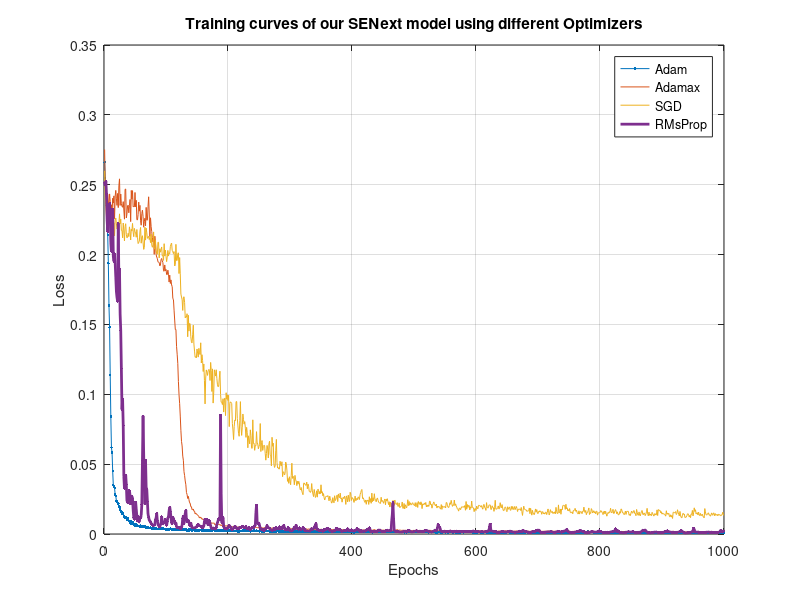

This chart was generated by the following MATLAB code:
clc
close all
clear all
clc
Epochs = [1
2
3
4
5
6
7
8
9
10
11
12
13
14
15
16
17
18
19
20
21
22
23
24
25
26
27
28
29
30
31
32
33
34
35
36
37
38
39
40
41
42
43
44
45
46
47
48
49
50
51
52
53
54
55
56
57
58
59
60
61
62
63
64
65
66
67
68
69
70
71
72
73
74
75
76
77
78
79
80
81
82
83
84
85
86
87
88
89
90
91
92
93
94
95
96
97
98
99
100
101
102
103
104
105
106
107
108
109
110
111
112
113
114
115
116
117
118
119
120
121
122
123
124
125
126
127
128
129
130
131
132
133
134
135
136
137
138
139
140
141
142
143
144
145
146
147
148
149
150
151
152
153
154
155
156
157
158
159
160
161
162
163
164
165
166
167
168
169
170
171
172
173
174
175
176
177
178
179
180
181
182
183
184
185
186
187
188
189
190
191
192
193
194
195
196
197
198
199
200
201
202
203
204
205
206
207
208
209
210
211
212
213
214
215
216
217
218
219
220
221
222
223
224
225
226
227
228
229
230
231
232
233
234
235
236
237
238
239
240
241
242
243
244
245
246
247
248
249
250
251
252
253
254
255
256
257
258
259
260
261
262
263
264
265
266
267
268
269
270
271
272
273
274
275
276
277
278
279
280
281
282
283
284
285
286
287
288
289
290
291
292
293
294
295
296
297
298
299
300
301
302
303
304
305
306
307
308
309
310
311
312
313
314
315
316
317
318
319
320
321
322
323
324
325
326
327
328
329
330
331
332
333
334
335
336
337
338
339
340
341
342
343
344
345
346
347
348
349
350
351
352
353
354
355
356
357
358
359
360
361
362
363
364
365
366
367
368
369
370
371
372
373
374
375
376
377
378
379
380
381
382
383
384
385
386
387
388
389
390
391
392
393
394
395
396
397
398
399
400
401
402
403
404
405
406
407
408
409
410
411
412
413
414
415
416
417
418
419
420
421
422
423
424
425
426
427
428
429
430
431
432
433
434
435
436
437
438
439
440
441
442
443
444
445
446
447
448
449
450
451
452
453
454
455
456
457
458
459
460
461
462
463
464
465
466
467
468
469
470
471
472
473
474
475
476
477
478
479
480
481
482
483
484
485
486
487
488
489
490
491
492
493
494
495
496
497
498
499
500
501
502
503
504
505
506
507
508
509
510
511
512
513
514
515
516
517
518
519
520
521
522
523
524
525
526
527
528
529
530
531
532
533
534
535
536
537
538
539
540
541
542
543
544
545
546
547
548
549
550
551
552
553
554
555
556
557
558
559
560
561
562
563
564
565
566
567
568
569
570
571
572
573
574
575
576
577
578
579
580
581
582
583
584
585
586
587
588
589
590
591
592
593
594
595
596
597
598
599
600
601
602
603
604
605
606
607
608
609
610
611
612
613
614
615
616
617
618
619
620
621
622
623
624
625
626
627
628
629
630
631
632
633
634
635
636
637
638
639
640
641
642
643
644
645
646
647
648
649
650
651
652
653
654
655
656
657
658
659
660
661
662
663
664
665
666
667
668
669
670
671
672
673
674
675
676
677
678
679
680
681
682
683
684
685
686
687
688
689
690
691
692
693
694
695
696
697
698
699
700
701
702
703
704
705
706
707
708
709
710
711
712
713
714
715
716
717
718
719
720
721
722
723
724
725
726
727
728
729
730
731
732
733
734
735
736
737
738
739
740
741
742
743
744
745
746
747
748
749
750
751
752
753
754
755
756
757
758
759
760
761
762
763
764
765
766
767
768
769
770
771
772
773
774
775
776
777
778
779
780
781
782
783
784
785
786
787
788
789
790
791
792
793
794
795
796
797
798
799
800
801
802
803
804
805
806
807
808
809
810
811
812
813
814
815
816
817
818
819
820
821
822
823
824
825
826
827
828
829
830
831
832
833
834
835
836
837
838
839
840
841
842
843
844
845
846
847
848
849
850
851
852
853
854
855
856
857
858
859
860
861
862
863
864
865
866
867
868
869
870
871
872
873
874
875
876
877
878
879
880
881
882
883
884
885
886
887
888
889
890
891
892
893
894
895
896
897
898
899
900
901
902
903
904
905
906
907
908
909
910
911
912
913
914
915
916
917
918
919
920
921
922
923
924
925
926
927
928
929
930
931
932
933
934
935
936
937
938
939
940
941
942
943
944
945
946
947
948
949
950
951
952
953
954
955
956
957
958
959
960
961
962
963
964
965
966
967
968
969
970
971
972
973
974
975
976
977
978
979
980
981
982
983
984
985
986
987
988
989
990
991
992
993
994
995
996
997
998
999
1000
]
Adam = [0.266003
0.254758
0.2420472
0.2349514
0.2185977
0.2139448
0.1937965
0.1635725
0.1480067
0.1139535
0.0839618
0.0617812
0.058441
0.045082
0.0350334
0.0345384
0.0330054
0.0281396
0.0271031
0.0238235
0.0233756
0.0223908
0.0217338
0.0196274
0.0192561
0.0176519
0.0167034
0.0159949
0.0146823
0.0148576
0.0150841
0.0127235
0.0119921
0.0115296
0.0120721
0.0120036
0.0103599
0.0112602
0.0107715
0.0093979
0.0088621
0.0088077
0.0076545
0.0089419
0.0070438
0.007883
0.0084939
0.0066014
0.0068888
0.0061301
0.0069683
0.0058755
0.0060394
0.0062147
0.0056301
0.0059262
0.0057599
0.0054314
0.0061468
0.0056317
0.0051281
0.0050552
0.005386
0.0054994
0.0049071
0.0048153
0.005289
0.0047745
0.004581
0.0048026
0.0043439
0.0045562
0.0041434
0.0043486
0.0045433
0.0043929
0.0038611
0.0043853
0.0039458
0.0042402
0.0044895
0.0040732
0.0036976
0.0036018
0.0037981
0.0037921
0.0036547
0.003746
0.0036494
0.0036874
0.0039341
0.0035841
0.0042817
0.0037026
0.0037598
0.0038073
0.0036833
0.0035067
0.003297
0.0031512
0.0031988
0.0033196
0.0031817
0.0033311
0.0033664
0.0033742
0.003956
0.0034773
0.0030157
0.0028537
0.0033021
0.0028617
0.0032369
0.0030209
0.0026705
0.0032897
0.0030438
0.0027855
0.0035235
0.0031189
0.0031286
0.0028038
0.0031265
0.0028581
0.0029311
0.0031109
0.0031733
0.0027677
0.0028373
0.0030907
0.0029893
0.0032015
0.0027059
0.0026181
0.0024332
0.0031212
0.0026346
0.0026451
0.0033897
0.0028099
0.0028651
0.002294
0.0027775
0.002799
0.0026833
0.0028376
0.002259
0.0031215
0.0025743
0.0027529
0.0024984
0.0028889
0.00254
0.0023183
0.0030627
0.0027435
0.0029953
0.0024751
0.0027258
0.0026582
0.0024864
0.0028076
0.0023951
0.0028765
0.0026604
0.0024714
0.0025532
0.0029865
0.0026349
0.0022219
0.0025913
0.0027681
0.0023898
0.0025566
0.002438
0.0026692
0.0029037
0.0027405
0.0023248
0.0022697
0.0025572
0.002733
0.0026059
0.0025492
0.0027731
0.0025513
0.0023498
0.0021607
0.0024036
0.0023113
0.0023261
0.0027149
0.0022185
0.0023864
0.002415
0.0021641
0.0023667
0.0022914
0.0025853
0.0024385
0.0029142
0.0022406
0.002417
0.0022718
0.0021682
0.0021704
0.0019584
0.0021151
0.0021342
0.0020696
0.0020981
0.0021713
0.0022895
0.0020634
0.001833
0.0021052
0.0022738
0.0017316
0.0023043
0.0022846
0.002239
0.002218
0.0019759
0.0024324
0.0023738
0.0021954
0.002765
0.0024695
0.0025961
0.0023275
0.0020226
0.0020595
0.002213
0.0021775
0.0023262
0.0018855
0.0019583
0.0022033
0.0020982
0.002307
0.0021072
0.0026595
0.0019696
0.0021818
0.0022468
0.0023662
0.0020434
0.0020755
0.0022428
0.0020075
0.0019058
0.0020408
0.0021611
0.0023897
0.001814
0.0021839
0.001895
0.0018425
0.0023317
0.0021714
0.0020479
0.0020448
0.0021897
0.0020892
0.0019962
0.0019445
0.0019199
0.0018226
0.0019744
0.0019159
0.0021787
0.0018951
0.0021511
0.0018024
0.001643
0.0017622
0.0023863
0.0018699
0.0019936
0.0019774
0.0021428
0.001809
0.0018961
0.0021919
0.0017607
0.0019002
0.0020553
0.0017397
0.0019855
0.0017849
0.0015708
0.0017542
0.0018342
0.0016731
0.0018297
0.0020953
0.0016417
0.001458
0.0019439
0.0019871
0.0017728
0.0019738
0.0019308
0.001968
0.0021694
0.0018023
0.0016557
0.001919
0.0018349
0.0018273
0.0014958
0.0016461
0.0014761
0.001271
0.00208
0.0020261
0.0014996
0.0019169
0.0015029
0.0017301
0.0016032
0.0016992
0.0017188
0.0016845
0.0017797
0.0019275
0.0019865
0.0015356
0.0016197
0.0017155
0.0019344
0.0016376
0.0017047
0.0018841
0.0015699
0.0017877
0.0018131
0.0017233
0.001985
0.0017117
0.0014293
0.0017604
0.0015951
0.00177
0.0017862
0.0017998
0.0014747
0.0016357
0.0016207
0.0018703
0.0017606
0.001483
0.0014485
0.0014262
0.0017811
0.0017971
0.0013315
0.0017415
0.0018776
0.0018182
0.0015819
0.0015291
0.0014495
0.0019535
0.0017188
0.0013013
0.0017511
0.0013123
0.0017486
0.0018311
0.0015215
0.0017489
0.0017469
0.0014365
0.001736
0.0017237
0.0015845
0.001658
0.0017609
0.0017347
0.0017841
0.0018338
0.0013836
0.0015125
0.0015751
0.002008
0.0016997
0.0017505
0.0016711
0.0016555
0.0018639
0.0016167
0.0018179
0.0016874
0.0014311
0.0014359
0.0016417
0.0015724
0.0014788
0.001305
0.0014946
0.0012856
0.0012012
0.0013591
0.0017124
0.0014485
0.0013138
0.001564
0.0013899
0.0014728
0.0016387
0.0014255
0.0013484
0.0012717
0.0015558
0.0012216
0.0013473
0.0016235
0.0016711
0.0012629
0.0013623
0.0017011
0.0013007
0.0014532
0.0014557
0.0014278
0.0012867
0.0016432
0.0014033
0.0015466
0.0013022
0.0014515
0.0011211
0.0017734
0.0013242
0.0016406
0.0015586
0.0015266
0.0012574
0.0012968
0.0016927
0.0015502
0.0015379
0.0015115
0.0016355
0.0013172
0.0014425
0.0013678
0.0016169
0.0015891
0.001801
0.0015654
0.0015487
0.0014352
0.0014741
0.0012877
0.0016401
0.0014617
0.0013661
0.0013165
0.0014638
0.0014996
0.0013384
0.0016189
0.0012297
0.0013014
0.0016248
0.0016881
0.0013378
0.0014335
0.0014768
0.0014748
0.0017365
0.0013526
0.00166
0.0014241
0.0015325
0.0016126
0.0012921
0.0014861
0.0014894
0.0015293
0.0014679
0.0015077
0.0011579
0.0014962
0.0014925
0.0011264
0.0012772
0.0015527
0.0013626
0.0014889
0.0014321
0.0014242
0.0013621
0.00139
0.0014131
0.0013098
0.0013876
0.0014767
0.0013076
0.0016195
0.0012633
0.0018115
0.0015473
0.0013923
0.0013592
0.0014808
0.0014491
0.0013143
0.0013545
0.001562
0.0013316
0.0016198
0.001482
0.0014972
0.0012429
0.0013626
0.0013027
0.0013278
0.0013956
0.001224
0.0011746
0.0012434
0.0015765
0.0016719
0.0014255
0.0015755
0.0012743
0.0013786
0.0014028
0.0015534
0.0014181
0.0016276
0.001178
0.0013975
0.0012071
0.0014491
0.001504
0.0015068
0.0012808
0.001316
0.0012144
0.0014178
0.0012163
0.0013495
0.0013671
0.0013984
0.001378
0.0015571
0.0011052
0.0012877
0.0012983
0.0013357
0.0011699
0.0011544
0.0013731
0.0012289
0.0014295
0.001418
0.001238
0.0009528
0.0010689
0.0012536
0.0014844
0.0013518
0.0013248
0.0011379
0.0013984
0.0012645
0.0011247
0.0010136
0.0015912
0.0010151
0.0014544
0.00143
0.0012891
0.0014063
0.0013791
0.001188
0.001239
0.0013429
0.0014008
0.001483
0.0014581
0.0018607
0.0017952
0.0013968
0.001404
0.0013053
0.0014499
0.001607
0.0014287
0.0011371
0.0012772
0.0015145
0.0012175
0.0011462
0.0012854
0.001148
0.0011417
0.0011148
0.0013963
0.0013704
0.0012489
0.0014729
0.0011956
0.0012682
0.0014002
0.0011668
0.0010528
0.001116
0.0013675
0.0012587
0.0012597
0.0013292
0.0014245
0.0010987
0.0013844
0.0010378
0.00128
0.0012451
0.00113
0.0010602
0.0012251
0.001117
0.001115
0.0012251
0.0009682
0.0009604
0.0011677
0.0012649
0.0011256
0.0008713
0.0010539
0.001152
0.0010488
0.0012941
0.0010907
0.0009183
0.0012333
0.0011213
0.0011554
0.0012275
0.0009993
0.001249
0.0012139
0.0013453
0.0012089
0.0012269
0.001341
0.001512
0.0013614
0.0012364
0.0010982
0.0011791
0.001268
0.0011802
0.0011237
0.0010324
0.0010865
0.0012454
0.0011293
0.0009925
0.0013684
0.0011023
0.0009913
0.0011611
0.0012517
0.0010566
0.0010505
0.0011143
0.0010277
0.0008396
0.0009757
0.0009735
0.0010575
0.0010715
0.0012058
0.001051
0.0012591
0.001236
0.0011708
0.0011646
0.0010598
0.0010756
0.0009147
0.0010453
0.0011506
0.0011489
0.0011639
0.0009646
0.0010697
0.0010573
0.0010333
0.001353
0.001036
0.00138
0.0010137
0.0010836
0.0009924
0.0012106
0.0011891
0.0009487
0.0010703
0.0010355
0.0010895
0.0010374
0.0009964
0.001347
0.001001
0.001199
0.0011603
0.001116
0.0011005
0.0012364
0.0011641
0.0012189
0.0009239
0.0012807
0.001151
0.0013784
0.0011176
0.0010327
0.0013059
0.001023
0.0012114
0.0009561
0.0012247
0.0010378
0.0009833
0.0011804
0.0013331
0.0010269
0.001144
0.0013129
0.0010838
0.0009397
0.0013265
0.0011907
0.0012433
0.0010853
0.0010888
0.0009053
0.001303
0.0010236
0.0010277
0.0012606
0.0009426
0.0009228
0.0013067
0.0009523
0.0010319
0.0009631
0.0009985
0.0011393
0.0009675
0.0012366
0.0010346
0.0011014
0.0011006
0.0010445
0.0010976
0.0008579
0.0009755
0.0011882
0.0010369
0.0012807
0.00091
0.0010398
0.0008797
0.0009813
0.0008199
0.0012121
0.0010839
0.0010246
0.0011398
0.0012533
0.0014077
0.0017191
0.0020235
0.0015796
0.0009965
0.0013102
0.0014525
0.0014716
0.001464
0.0014106
0.0013563
0.0012031
0.0013635
0.0010285
0.0010754
0.0011161
0.0010852
0.0008644
0.0011693
0.0012149
0.001394
0.0010202
0.0010606
0.00101
0.0011201
0.0007712
0.0009045
0.0008991
0.0010059
0.0010982
0.0011215
0.0009388
0.000735
0.0009283
0.0010136
0.0008153
0.000926
0.0010553
0.0011265
0.0009205
0.0010456
0.0010021
0.0010001
0.0009989
0.0010994
0.0009349
0.0010285
0.0010063
0.0008516
0.0010012
0.0009337
0.0010834
0.0008927
0.0007377
0.0009683
0.0009781
0.00104
0.0009516
0.0009394
0.0009263
0.0008879
0.0008926
0.0011531
0.0009578
0.0010573
0.0009076
0.0010624
0.0010762
0.0008705
0.0009733
0.0007396
0.0010729
0.000991
0.0009779
0.0010868
0.0010177
0.0008646
0.0010186
0.0008316
0.0008874
0.0009563
0.0009779
0.0008654
0.0009354
0.0009575
0.0009039
0.0007629
0.0010325
0.0009909
0.0010364
0.0008529
0.0010878
0.000948
0.0010602
0.0010297
0.0009837
0.0011046
0.00121
0.0009897
0.0008232
0.001028
0.0009166
0.0007936
0.0008675
0.0010976
0.0009459
0.0009328
0.0008973
0.0009133
0.0009246
0.0008553
0.0009538
0.0010317
0.0010615
0.0007977
0.0010848
0.000923
0.0008737
0.0009523
0.000736
0.0008668
0.0008524
0.0010401
0.0008947
0.0008615
0.0008431
0.0008798
0.0008223
0.0009698
0.0009101
0.0009318
0.000868
0.0009917
0.0007348
0.0009963
0.0009355
0.0007804
0.0010445
0.0012229
0.0013485
0.0011737
0.0009678
0.0010999
0.0008055
0.0008931
0.0010194
0.0010428
0.0008687
0.0011276
0.0008227
0.0011247
0.0008193
0.0008217
0.0008794
0.0007944
0.0010925
0.0007569
0.000882
0.0008704
0.0008418
0.0008101
0.0009064
0.0010168
0.0010199
0.0009232
0.0008148
0.0009072
0.0009172
0.001016
0.0009133
0.000818
0.0007311
0.0008307
0.0008542
0.0007614
0.0010085
0.0008982
0.000975
0.0008827
0.0008347
0.0010228
0.0006946
0.0007821
0.0009364
0.0009338
0.0009193
0.0008755
0.0009572
0.0007739
0.0009096
0.0011004
0.0010825
0.0010076
0.0010697
0.0012265
0.0010786
0.0009003
0.0009918
0.0008224
0.0011067
0.0009092
0.0011607
0.0011724
0.0007931
0.0007607
0.0010078
0.0008638
0.0011642
0.0008401
0.0010889
0.0009361
0.0009013
0.0008519
0.000902
0.0007278
0.000855
0.0008103
0.0007705
0.0009541
0.0007432
0.0009745
0.0010585
]
Adamax = [0.2751837
0.2500709
0.2436864
0.2416842
0.2305112
0.2432092
0.23763
0.2351969
0.2434179
0.2382022
0.2282788
0.2356434
0.228942
0.2403356
0.236909
0.2420244
0.2257039
0.2418368
0.2459336
0.2398755
0.2352075
0.2437828
0.2336307
0.2490894
0.2541972
0.2351605
0.2433287
0.236325
0.2345776
0.2338672
0.2378923
0.2319357
0.2253395
0.2467404
0.24695
0.2262001
0.2289801
0.2348095
0.2353823
0.2299018
0.2349474
0.2394446
0.2236125
0.2459218
0.2396751
0.2457786
0.2341972
0.2344676
0.2341494
0.2444538
0.2341095
0.2388359
0.2249135
0.2248207
0.2286162
0.2375543
0.2310771
0.235229
0.2241816
0.2210143
0.2294952
0.2317828
0.2273933
0.2195855
0.2236496
0.2260293
0.2205521
0.2337788
0.2245636
0.2248031
0.234223
0.2413531
0.2283338
0.2128779
0.2263235
0.2201377
0.2164183
0.2120728
0.2089887
0.2122548
0.2001382
0.2131533
0.2083668
0.2002958
0.1981578
0.1972931
0.1948266
0.1945443
0.194365
0.1918976
0.1924729
0.1964066
0.1972048
0.195516
0.1942734
0.1884843
0.1880806
0.1925791
0.1883966
0.1893943
0.1857165
0.1855886
0.1888244
0.1859186
0.1803367
0.185288
0.1793221
0.1818837
0.1782572
0.1770898
0.1685258
0.1678346
0.160222
0.1531451
0.146367
0.1464199
0.1343341
0.1286927
0.1221549
0.1092164
0.0997615
0.0932922
0.0843929
0.0742073
0.0663156
0.0630011
0.0557697
0.052816
0.0446666
0.0417918
0.0379461
0.0352668
0.0296567
0.0282596
0.0254137
0.0269759
0.0246196
0.0223507
0.0220544
0.0195497
0.0195206
0.0173985
0.0175152
0.0178976
0.0163326
0.0163111
0.0144583
0.0149246
0.0141773
0.0140483
0.0134051
0.0132319
0.0124237
0.0114376
0.0121275
0.0114068
0.0116782
0.0105463
0.0108525
0.0103834
0.0104155
0.0099897
0.0091847
0.0098911
0.0096411
0.0082307
0.0092283
0.0091202
0.0085811
0.0076801
0.0083764
0.0083935
0.0075932
0.0077155
0.0078786
0.0077118
0.0078565
0.007654
0.0064885
0.0068154
0.0070274
0.0074502
0.0070572
0.0070502
0.0068399
0.006879
0.0066438
0.006096
0.0066646
0.0059179
0.0063035
0.0063297
0.0057294
0.006222
0.0060888
0.00563
0.0057421
0.0058247
0.0060958
0.0058348
0.0063161
0.0055714
0.0056236
0.0056913
0.0054528
0.0052292
0.0049624
0.0053412
0.0052732
0.0049933
0.0049645
0.0053449
0.0055324
0.0049113
0.0047709
0.0049474
0.0051717
0.0043229
0.0052113
0.0051952
0.0048894
0.0049935
0.004675
0.0053568
0.0052525
0.0048898
0.0053225
0.0049418
0.0050711
0.0048767
0.0045983
0.0046143
0.0044624
0.0044843
0.0048581
0.0041415
0.0045379
0.0048181
0.0044518
0.0046689
0.004764
0.0052056
0.0044757
0.0046596
0.0047553
0.0049075
0.0043861
0.0044753
0.0048251
0.0042693
0.0041972
0.0043785
0.0046107
0.0047497
0.0041116
0.0044602
0.0041728
0.0040822
0.0046554
0.0043821
0.004516
0.004334
0.0043656
0.0042624
0.0041425
0.0041235
0.0041064
0.0038617
0.004023
0.0039276
0.0044501
0.0041033
0.0043434
0.0036902
0.0034563
0.0037159
0.0044766
0.0039903
0.0039333
0.0038481
0.0040279
0.0036776
0.0039859
0.0041263
0.0035903
0.0038626
0.0039763
0.0036252
0.0041594
0.0037411
0.0033276
0.003631
0.0036943
0.0036322
0.0037275
0.0043254
0.0035005
0.003118
0.0037651
0.0037771
0.0035416
0.0039126
0.003896
0.0039043
0.0040321
0.0037141
0.0033133
0.0038239
0.0037753
0.0034816
0.0031996
0.0033895
0.0032429
0.0027106
0.0039814
0.0036169
0.0032022
0.0035679
0.0032558
0.0033922
0.0031318
0.0033914
0.0034267
0.0034286
0.0035218
0.0035128
0.0037974
0.0030276
0.0033532
0.0036834
0.0035915
0.0032697
0.0033605
0.0037866
0.0030971
0.0033668
0.003147
0.0029128
0.0034058
0.0031197
0.0029303
0.0032792
0.0032492
0.0032261
0.0032948
0.0035204
0.0027491
0.0031521
0.0030762
0.0035225
0.0032497
0.0029274
0.0029905
0.0027837
0.003237
0.0033571
0.0027405
0.0032986
0.0036173
0.0034299
0.0031012
0.0030347
0.0028841
0.0035338
0.0032859
0.0026723
0.0032738
0.0026201
0.0032614
0.0034178
0.0027711
0.0031153
0.0033798
0.0028885
0.0032701
0.0030501
0.0029293
0.0031162
0.003382
0.0031164
0.0029763
0.00318
0.0026837
0.0029729
0.002841
0.0033274
0.0030009
0.0031689
0.0030883
0.0028562
0.0031723
0.002987
0.0032416
0.003081
0.0027343
0.002724
0.0030541
0.0028309
0.0028565
0.0025495
0.0029217
0.0026081
0.0024806
0.0026723
0.0032804
0.0026972
0.0026162
0.0028819
0.002694
0.0026961
0.0030716
0.0027266
0.0026929
0.0026481
0.0029808
0.0023533
0.0025431
0.0029797
0.0030698
0.0025781
0.0026311
0.0029904
0.0024753
0.002771
0.0026893
0.0026518
0.0025912
0.0029511
0.0025607
0.0028255
0.0025156
0.002781
0.0022627
0.0030892
0.0024792
0.0032601
0.0028038
0.0027103
0.0024241
0.0025121
0.003151
0.0026777
0.0028687
0.0027353
0.0029685
0.0024597
0.0027196
0.0025598
0.0028898
0.0026747
0.0028813
0.002629
0.0027418
0.0026395
0.0029026
0.002468
0.0028173
0.0026269
0.0025853
0.0024809
0.0025805
0.0027566
0.0025858
0.0028623
0.0024287
0.0025292
0.002797
0.0029139
0.0024912
0.002575
0.0028435
0.0027621
0.0033061
0.0024508
0.0027779
0.0027768
0.0027768
0.002792
0.0025355
0.0026009
0.0025719
0.0027899
0.0025661
0.0027518
0.0022641
0.0026505
0.00277
0.0022543
0.0024251
0.0028126
0.002653
0.0027692
0.0024603
0.0024678
0.0024985
0.0023644
0.0025622
0.0025024
0.002573
0.0026005
0.0024282
0.0028511
0.0022915
0.0030262
0.0027332
0.002328
0.0023492
0.0025548
0.0024043
0.002419
0.0024378
0.0025436
0.0022784
0.0026558
0.0024712
0.0027017
0.0023527
0.0024367
0.0023786
0.0023223
0.0024686
0.0022575
0.002231
0.0022923
0.0027156
0.0026913
0.0023421
0.0026232
0.0023022
0.0024322
0.0025234
0.0026249
0.0024279
0.0026651
0.0020998
0.0024669
0.0021919
0.0023975
0.0025621
0.0025753
0.0023578
0.002317
0.0020344
0.0024393
0.0022694
0.0024266
0.0022263
0.0023561
0.0024956
0.0026592
0.0020058
0.0023398
0.002274
0.0024107
0.0020613
0.0020799
0.0023697
0.002358
0.0026038
0.0025524
0.0022549
0.0018973
0.0020025
0.0023015
0.0026625
0.0023429
0.0024224
0.0021101
0.0023961
0.0022335
0.0021071
0.0018819
0.0027551
0.001923
0.0024178
0.0023502
0.0022978
0.0024052
0.0024399
0.0023674
0.0021846
0.0022058
0.0022828
0.0023107
0.0020798
0.0023934
0.0023111
0.0021657
0.0023681
0.0022555
0.0021217
0.0020629
0.0023164
0.0020967
0.0019313
0.0022423
0.0022242
0.0021233
0.0022021
0.0019444
0.0021222
0.0019901
0.0023373
0.0023952
0.0022687
0.0024255
0.0021133
0.0022371
0.0024204
0.002272
0.0019778
0.0020626
0.0023553
0.0022477
0.002306
0.0023797
0.0024959
0.0020581
0.0023938
0.0019189
0.0022652
0.002203
0.001982
0.0018498
0.0020913
0.0019642
0.0020227
0.0022302
0.001858
0.0017376
0.0021231
0.0022455
0.0019583
0.0015783
0.0019612
0.0021099
0.0020853
0.0022558
0.0020781
0.0017647
0.0022045
0.0020224
0.0020534
0.0021349
0.0018234
0.0022199
0.0022375
0.002408
0.0020143
0.0019761
0.0021547
0.0022658
0.0021704
0.0022359
0.0020155
0.002109
0.002288
0.0020328
0.0020912
0.0018407
0.0018981
0.0022137
0.0020416
0.0018341
0.0023736
0.0019984
0.0017982
0.0021486
0.0021372
0.0019081
0.0018412
0.0020942
0.0019314
0.001584
0.0016902
0.0017281
0.001938
0.0019542
0.0020915
0.0019725
0.0022015
0.002094
0.0021878
0.0020103
0.0018776
0.0020198
0.0016951
0.0018783
0.0021136
0.0019347
0.0020834
0.001827
0.0019441
0.0018755
0.0019536
0.0022107
0.0018705
0.0022606
0.0018063
0.0018498
0.0017063
0.0020831
0.0020242
0.0017574
0.0020023
0.0018141
0.0019981
0.0018541
0.0018036
0.0022387
0.0017642
0.0019931
0.002005
0.0018614
0.0019703
0.0022847
0.0020174
0.0020845
0.0016624
0.0021182
0.0020063
0.0023698
0.0020599
0.0017898
0.0021853
0.0017939
0.0021749
0.0017699
0.0021653
0.0017629
0.001882
0.0019855
0.0023417
0.0018704
0.0019356
0.0021528
0.0018597
0.0017533
0.0022939
0.0021033
0.0022041
0.0019974
0.001998
0.0015233
0.0021644
0.0017198
0.0018086
0.0020489
0.0017834
0.0016536
0.0022451
0.001684
0.0018279
0.0016949
0.0017938
0.0019007
0.0017686
0.0020257
0.0018699
0.0019352
0.0019286
0.0018527
0.0018665
0.0014716
0.0017775
0.0020985
0.0018791
0.0021323
0.001595
0.0018632
0.0016854
0.0018499
0.0015985
0.0021374
0.0018386
0.0017142
0.00194
0.0017278
0.0016622
0.0017807
0.0023149
0.0019924
0.0014992
0.0018819
0.0017627
0.0019339
0.0021477
0.001988
0.0019944
0.001882
0.0018526
0.0016523
0.0017907
0.001665
0.0018428
0.0015138
0.0019113
0.0019408
0.0021865
0.001691
0.0017802
0.0017387
0.0019205
0.0014235
0.0015582
0.0015991
0.0018007
0.001721
0.0019175
0.0016741
0.0013549
0.0016769
0.0017651
0.0014896
0.0017038
0.0018183
0.0019367
0.0017001
0.0017693
0.0018193
0.0017289
0.0017275
0.0018643
0.0017183
0.0018708
0.0018163
0.0016088
0.0017865
0.0017285
0.0018996
0.0017421
0.0014097
0.001761
0.0018869
0.0018578
0.0016933
0.0017321
0.0017117
0.0015892
0.001606
0.0020249
0.0018359
0.0018413
0.0016562
0.0018999
0.0018383
0.0016958
0.0017374
0.001416
0.0019553
0.0017427
0.0017699
0.0019023
0.0017536
0.0016316
0.0017945
0.0015227
0.0015668
0.0017078
0.0017474
0.0016361
0.0016943
0.0017903
0.0016281
0.001436
0.0019283
0.0018166
0.0019003
0.001629
0.001915
0.0017143
0.0017851
0.0017333
0.001674
0.0018378
0.0018917
0.0016832
0.0014482
0.0018448
0.0016452
0.0014438
0.0014713
0.0017302
0.0016258
0.0016276
0.001665
0.0015686
0.0016496
0.0015182
0.0016185
0.0016997
0.0019217
0.0014853
0.0018459
0.0016622
0.0015919
0.0016503
0.0013953
0.0015688
0.0015771
0.001844
0.0016281
0.0015905
0.0014668
0.0016595
0.0014822
0.0017736
0.0016671
0.0016875
0.001619
0.0017025
0.0013816
0.0016939
0.0016549
0.0013299
0.0017375
0.0017448
0.0021199
0.0018906
0.0016289
0.0019105
0.0014324
0.0015266
0.0016958
0.0017888
0.001588
0.0019104
0.0014737
0.001911
0.0014616
0.0014738
0.0015407
0.0014699
0.0020164
0.0013942
0.0015918
0.0015435
0.0014372
0.0014099
0.0015471
0.0017043
0.0017357
0.0015523
0.001346
0.001627
0.0015976
0.0018077
0.0016439
0.0016102
0.0013002
0.0014502
0.0016227
0.0013625
0.001881
0.0016382
0.0017216
0.0016099
0.001536
0.0018398
0.0012725
0.001482
0.0016774
0.0015989
0.0016592
0.0015403
0.001763
0.0013669
0.001412
0.001762
0.0016936
0.0014449
0.0014818
0.0017102
0.0014941
0.0014042
0.0016704
0.0014396
0.0017226
0.0014898
0.0018043
0.0018907
0.001366
0.0014046
0.0016804
0.0013597
0.0018459
0.0014656
0.0018141
0.0015045
0.0014948
0.0016135
0.0015862
0.001381
0.0015542
0.0014478
0.0013691
0.0016402
0.0013866
0.0016345
0.0018107
]
SGD = [0.2599472
0.239487
0.2332896
0.2272
0.227975
0.2334697
0.2293906
0.2245179
0.2314451
0.2236677
0.2164854
0.2209585
0.2159591
0.2241502
0.2185987
0.2227546
0.2134198
0.2245741
0.2261346
0.2220808
0.2183207
0.2201407
0.2158366
0.2217439
0.2291432
0.2220531
0.2253554
0.2173642
0.2171199
0.2119861
0.222585
0.2169766
0.2097894
0.2201682
0.2220935
0.2145189
0.2120112
0.212441
0.2152518
0.2128985
0.2198465
0.2167562
0.210441
0.2181051
0.216899
0.2223182
0.2160348
0.2128072
0.2187568
0.2164109
0.2156143
0.2123865
0.2179627
0.212399
0.2078962
0.2087362
0.2094812
0.2167928
0.2194101
0.2081425
0.2125468
0.2134986
0.2089353
0.2037106
0.2050275
0.2196044
0.2103522
0.218931
0.2155621
0.2116228
0.2121067
0.2130654
0.2107275
0.2123063
0.2085303
0.2147313
0.2068851
0.2052339
0.2069801
0.21623
0.2038165
0.2050677
0.2102355
0.2028866
0.2009809
0.2001968
0.2088211
0.2087583
0.1976296
0.2041516
0.2017137
0.2035799
0.2054409
0.1990262
0.199333
0.1958454
0.2078009
0.1989175
0.2032362
0.1986875
0.1949438
0.198173
0.2029837
0.1989288
0.2013272
0.2006384
0.2057616
0.2073243
0.2082085
0.2028107
0.202094
0.2007133
0.2021265
0.1918491
0.1927806
0.2073389
0.1956532
0.1957701
0.2007719
0.2012735
0.1864147
0.1978695
0.1861977
0.1717604
0.1696281
0.1677174
0.1600235
0.1689985
0.1698285
0.1658477
0.1547455
0.1556112
0.155166
0.1576748
0.141187
0.1565717
0.1452226
0.1507337
0.1502225
0.1412023
0.13754
0.13684
0.1425591
0.1494689
0.1359768
0.130902
0.1265413
0.1268762
0.12606
0.1324256
0.1295113
0.126608
0.1328937
0.1297001
0.1284474
0.136858
0.1224153
0.128329
0.1241501
0.1163069
0.1217073
0.1097166
0.0931114
0.1116363
0.117445
0.1158233
0.113511
0.1168111
0.1177846
0.1172092
0.1098587
0.1228067
0.1169039
0.1020093
0.1181848
0.0937043
0.1015917
0.1175022
0.1156036
0.1130454
0.1175658
0.1114138
0.1067866
0.1054561
0.1058902
0.1117269
0.116527
0.0997832
0.0943298
0.0943334
0.0926524
0.0968582
0.0872854
0.0958377
0.0973138
0.0847474
0.1011207
0.0964928
0.099558
0.0955597
0.0993133
0.0768629
0.0935367
0.0945933
0.0941303
0.093542
0.0790956
0.0744586
0.067614
0.0770963
0.0816654
0.0811097
0.0947394
0.094793
0.082743
0.077359
0.0720237
0.0699435
0.0811327
0.0947437
0.0771414
0.0705641
0.0764735
0.0859046
0.08185
0.0786372
0.0804508
0.0757722
0.0691573
0.0763378
0.0726567
0.0617098
0.0702812
0.0672182
0.0645112
0.0745611
0.0705267
0.0616597
0.0612987
0.0817215
0.0647997
0.0649825
0.0598987
0.0633496
0.063166
0.0732631
0.065035
0.0644719
0.0609966
0.0626038
0.0641869
0.0790644
0.0590278
0.0655149
0.0669025
0.059828
0.0627069
0.0634351
0.0633779
0.0577929
0.0528456
0.0577103
0.063403
0.0608657
0.0543883
0.0644888
0.0664044
0.0566919
0.0560358
0.0487482
0.0692281
0.0627889
0.0650209
0.0500513
0.0476521
0.0485914
0.0596147
0.0677091
0.0511669
0.0472201
0.0475885
0.0465376
0.0465862
0.0520553
0.0494608
0.0487841
0.0517127
0.0410234
0.0444471
0.0444574
0.0423044
0.0431191
0.0515265
0.0500269
0.0457218
0.0376837
0.0397523
0.0362509
0.0409823
0.0379879
0.0352676
0.0419167
0.0506908
0.0398009
0.041292
0.0402384
0.0352505
0.0419789
0.0388457
0.0379575
0.0346329
0.0377741
0.0356739
0.0377345
0.036657
0.032397
0.0315311
0.0333183
0.0306382
0.0294671
0.0281421
0.0363204
0.0364838
0.0356613
0.0349634
0.0348548
0.0371534
0.0323413
0.0358177
0.0341611
0.0305185
0.030483
0.0297653
0.0308987
0.0361098
0.0308443
0.0286425
0.0267786
0.0318913
0.028969
0.0261657
0.0272767
0.030922
0.0263615
0.0321101
0.0313684
0.0286223
0.0303875
0.0288267
0.0352246
0.029277
0.0303311
0.0273203
0.0289165
0.0260176
0.0243741
0.0260079
0.0269563
0.0269839
0.0267437
0.027508
0.0260477
0.0237521
0.0270654
0.0255047
0.0240733
0.0221292
0.0224808
0.0260323
0.0234246
0.0223492
0.0273888
0.0239419
0.0246999
0.0263521
0.0278554
0.0232081
0.0286799
0.0265272
0.0260153
0.0292628
0.0251651
0.0257975
0.0227864
0.0254208
0.0262386
0.0252848
0.0270778
0.0256413
0.021183
0.0272622
0.0261337
0.0229072
0.0278402
0.0247225
0.0233026
0.0298616
0.0286911
0.0239541
0.0261462
0.0253005
0.0252601
0.0226354
0.0231804
0.0271296
0.023844
0.0244787
0.0255879
0.0245941
0.0265821
0.0259848
0.0246645
0.0282052
0.0295496
0.0310917
0.0318719
0.0254087
0.0259425
0.0248355
0.0234469
0.0226253
0.0243569
0.0212575
0.0241753
0.0235873
0.0242908
0.0211623
0.0266593
0.0227622
0.0253408
0.0219636
0.0292605
0.0231551
0.0259384
0.0237467
0.0288371
0.0247823
0.0245819
0.023064
0.0250845
0.0258162
0.0241082
0.0227282
0.0223948
0.0221143
0.0218792
0.0263022
0.0232521
0.0239645
0.0232249
0.0219821
0.0240629
0.0250181
0.0209206
0.025025
0.023606
0.0252736
0.0230748
0.0210191
0.0231032
0.0192912
0.0227803
0.0200456
0.0191554
0.0206412
0.0240249
0.023074
0.0204749
0.0243177
0.022503
0.0214119
0.0211206
0.0224637
0.0197625
0.0198853
0.0222894
0.018858
0.0195563
0.0197172
0.0201333
0.0229143
0.01832
0.0185007
0.021854
0.0178885
0.0209064
0.019648
0.0186331
0.0207472
0.0245174
0.0202943
0.0233005
0.020567
0.0223453
0.0210722
0.0208599
0.0220688
0.0223699
0.0209699
0.0210605
0.0202619
0.0224668
0.019514
0.0203698
0.0224681
0.018991
0.0232714
0.02175
0.0224331
0.0208336
0.0230349
0.0222703
0.0181689
0.0215903
0.0208958
0.0213552
0.022214
0.0210457
0.0225754
0.0194187
0.0207896
0.0196656
0.0206919
0.019786
0.0234465
0.0234561
0.0208578
0.0212677
0.0184874
0.0205185
0.0219128
0.0229726
0.0211717
0.0208491
0.0200866
0.0214088
0.0185902
0.020014
0.0192758
0.0197591
0.0190048
0.018561
0.0178195
0.0210618
0.0176215
0.0201519
0.0195127
0.0191256
0.0194847
0.0196904
0.0186581
0.0225571
0.0223389
0.0201454
0.0191834
0.0189551
0.0203404
0.0224048
0.021269
0.0240965
0.0216917
0.0197812
0.0207491
0.0205676
0.0243088
0.0203334
0.0215595
0.020241
0.0189761
0.0181234
0.0177221
0.0163772
0.0184726
0.0184599
0.01741
0.018633
0.019536
0.0192577
0.0191873
0.0196228
0.0191029
0.020369
0.0169989
0.0232792
0.0177524
0.0211147
0.0190257
0.0205185
0.0203363
0.0172324
0.0194042
0.0184589
0.0235704
0.0193658
0.0188233
0.0186113
0.0159991
0.0179615
0.0182449
0.0168067
0.0200048
0.0186198
0.0180616
0.0204818
0.0205344
0.0203164
0.0201117
0.019273
0.0203077
0.0186832
0.0177511
0.0207071
0.0211577
0.0188976
0.0185908
0.0169007
0.0224507
0.0189622
0.018619
0.0188498
0.0207289
0.0208702
0.0207482
0.0175218
0.017729
0.0201923
0.0189492
0.0189326
0.0162095
0.0188164
0.024147
0.0177494
0.0177222
0.0180783
0.0189645
0.0200914
0.0178685
0.018461
0.0224175
0.0194369
0.0187555
0.021077
0.0185993
0.0168623
0.016705
0.018192
0.0193358
0.0190607
0.0167539
0.0160175
0.0195124
0.0176738
0.018516
0.0193923
0.0172993
0.0169031
0.0197669
0.0177143
0.0196663
0.0174762
0.0184686
0.0196639
0.0173965
0.0187139
0.0197247
0.0183022
0.0160995
0.0178647
0.0175779
0.0176551
0.0179323
0.0168432
0.0189917
0.0160039
0.0132974
0.0169836
0.0199073
0.0179
0.0175599
0.0173793
0.0171496
0.0162049
0.0165657
0.016382
0.0167255
0.0186515
0.0145373
0.0183927
0.0162098
0.0135
0.0169511
0.0149926
0.0143381
0.0138449
0.0155459
0.0179425
0.0156985
0.0174512
0.0149797
0.014612
0.016152
0.0157435
0.0166733
0.015815
0.0160767
0.0141079
0.0160191
0.0157089
0.014427
0.0150486
0.0142353
0.0155621
0.0156313
0.0139148
0.0155201
0.0179261
0.0169862
0.0136531
0.0148339
0.0174444
0.0158323
0.0154065
0.0161884
0.0146907
0.0154307
0.0148091
0.0158764
0.0144317
0.0190805
0.0160279
0.0147802
0.0146121
0.0208363
0.0150982
0.0161003
0.0179274
0.0141335
0.0177774
0.0172624
0.0201831
0.0206875
0.0204252
0.0203439
0.0175996
0.0212761
0.0180326
0.0187757
0.0166805
0.0173745
0.0164761
0.0181859
0.0155166
0.0152745
0.0152165
0.0158833
0.0144864
0.0167984
0.016692
0.017561
0.0183243
0.0162175
0.0171286
0.0154505
0.0146516
0.0143042
0.016616
0.0142674
0.0160281
0.0158784
0.0159229
0.0145512
0.0162884
0.0161529
0.019234
0.0164921
0.0154
0.0168563
0.0138267
0.0153489
0.015453
0.0168739
0.0186491
0.0139312
0.0152787
0.0147396
0.0181766
0.0172699
0.0150313
0.0155573
0.0166862
0.0150224
0.0159676
0.0145046
0.0162557
0.0162809
0.0135017
0.0150231
0.0152986
0.0151349
0.0153531
0.0167393
0.0164742
0.0158131
0.0148775
0.0139034
0.0159863
0.0164396
0.014326
0.0162501
0.0146033
0.0127555
0.0140832
0.0153921
0.0148173
0.015938
0.0154033
0.0184402
0.0160242
0.0151291
0.0160528
0.0176793
0.014643
0.0149323
0.0165789
0.0174706
0.0163813
0.0144653
0.0158672
0.0142007
0.0135569
0.0141123
0.0161007
0.0148973
0.0179744
0.0172916
0.0156946
0.0150693
0.0149568
0.013821
0.0148225
0.0163916
0.0140088
0.0161845
0.016095
0.0163577
0.0157493
0.0134084
0.0141402
0.0131661
0.0150937
0.0163891
0.0151751
0.0149306
0.0164973
0.0167932
0.014672
0.0147065
0.0130763
0.0175767
0.0155507
0.013623
0.0134076
0.0158121
0.0135593
0.0129535
0.0148036
0.0162592
0.016803
0.0140464
0.0138012
0.0151168
0.0142359
0.0131729
0.0143945
0.0158834
0.0183653
0.0142072
0.0130329
0.0156494
0.0133608
0.0143302
0.0135907
0.0131126
0.0154969
0.014544
0.013572
0.0128273
0.0145014
0.014562
0.013647
0.0137598
0.0172764
0.0132077
0.0175045
0.0171882
0.016512
0.0167804
0.0151175
0.0159545
0.0142128
0.0150358
0.0145227
0.0145074
0.0138914
0.0137755
0.0127888
0.0166544
0.0141479
0.0149247
0.0141112
0.0147619
0.0125894
0.0122975
0.0137687
0.0121474
0.0132474
0.0111218
0.0155251
0.0156174
0.015085
0.015223
0.0160647
0.0139495
0.0145243
0.0173624
0.0155512
0.0139478
0.0129639
0.0161494
0.0129451
0.011943
0.0115637
0.0135462
0.0147912
0.0140637
0.0143081
0.0117637
0.0118296
0.0122257
0.0130756
0.0141708
0.0145499
0.0133319
0.0121491
0.0133695
0.0117156
0.0143753
0.0140642
0.0168984
0.012952
0.01513
0.0187319
0.0161397
0.0173661
0.0143472
0.0148813
0.0152522
0.0136493
0.0157158
0.0135819
0.0132093
0.0147517
0.0130935
0.0137545
0.014218
0.0126028
0.0123654
0.0115748
0.0182037
0.0158246
0.0137986
0.0135542
0.0139805
0.0147766
0.015154
0.0135343
0.0137081
0.0127544
0.0135489
0.0151048
0.0141217
0.0133866
0.0151167
0.014818
0.012975
0.0145995
0.0135773
0.013526
0.0140297
0.0130241
0.0142135
0.0138669
0.0138847
0.0132729
0.0130554
0.0135872
0.0138906
0.0155805
0.0134428
0.0138236
]
Rmsprop = [0.2513978
0.2495511
0.2526737
0.2434664
0.2248866
0.2165371
0.2363255
0.2336548
0.2368065
0.2282367
0.2083449
0.2020402
0.2029228
0.2327701
0.1987284
0.1951506
0.2007164
0.1944099
0.1839149
0.1734895
0.1690475
0.166526
0.2224907
0.1819548
0.1900744
0.1575039
0.145744
0.1186379
0.0891131
0.0966699
0.0776215
0.0410786
0.0326765
0.0330082
0.0420096
0.0353335
0.0237093
0.0225291
0.0221732
0.0251396
0.0313028
0.0276332
0.0212622
0.02353
0.0268421
0.0254508
0.0174428
0.0118989
0.0105095
0.0125863
0.023026
0.0178904
0.0128472
0.0094033
0.0127048
0.0084914
0.0086097
0.012148
0.0111281
0.0135087
0.0210769
0.0525214
0.0845642
0.0572882
0.0330655
0.0213633
0.0529262
0.0329548
0.0320319
0.0232839
0.0142506
0.012047
0.0098341
0.0092875
0.008695
0.0077916
0.0066779
0.0068819
0.006191
0.0061593
0.0063724
0.0063721
0.0103547
0.0112195
0.0147136
0.0095088
0.0073723
0.006249
0.005442
0.0053708
0.0066627
0.0071758
0.0124295
0.0087276
0.0070397
0.0073678
0.0084651
0.0089206
0.0107337
0.0086454
0.0061479
0.0088213
0.0118992
0.0121616
0.0166674
0.0193617
0.0163661
0.0117576
0.0083392
0.0072023
0.0119827
0.0108766
0.0091854
0.0093792
0.0068978
0.0080744
0.0050976
0.0041584
0.0051461
0.004547
0.0047234
0.0039455
0.0047889
0.0039471
0.0050473
0.0062011
0.011229
0.0125954
0.0075042
0.0135151
0.0142886
0.0170483
0.0096717
0.0086635
0.0102712
0.0096113
0.0087719
0.0061703
0.0070389
0.0080508
0.0058753
0.0043561
0.0045755
0.0043002
0.0044687
0.0043461
0.0043254
0.0048942
0.0052133
0.0052883
0.006871
0.0069833
0.0062006
0.0055187
0.0056926
0.0058654
0.0050364
0.0058808
0.0041261
0.0050277
0.005654
0.0088796
0.0108231
0.0081923
0.008542
0.0103374
0.0075145
0.0064361
0.0086307
0.0098747
0.0072942
0.005978
0.0041762
0.0040736
0.0038136
0.0041073
0.0042192
0.0044381
0.0034477
0.0037919
0.0046046
0.0068993
0.0081417
0.0094494
0.0111484
0.0104092
0.010023
0.0851285
0.0286998
0.0080477
0.0099493
0.0118711
0.0053656
0.0044429
0.0038502
0.0034535
0.0036047
0.0036312
0.0040936
0.0047931
0.0054093
0.0063664
0.00538
0.0049851
0.0039542
0.003615
0.0030995
0.0036427
0.0039862
0.0050273
0.0052606
0.0056741
0.0044719
0.0039407
0.0034392
0.0040945
0.0040424
0.0039532
0.0051481
0.0044002
0.0051605
0.0047899
0.0053954
0.0055317
0.004823
0.0044334
0.004602
0.004268
0.0053256
0.0038122
0.0035132
0.0037009
0.0041112
0.0046711
0.003309
0.0032237
0.0037834
0.0040684
0.0045402
0.004304
0.0042491
0.0055728
0.0057869
0.0058306
0.0151716
0.0208268
0.0086173
0.0073644
0.0079021
0.0077774
0.0058625
0.0039559
0.003769
0.0035046
0.0027641
0.0029853
0.0027806
0.0025853
0.0037097
0.0033077
0.0043423
0.004719
0.0061925
0.0047459
0.0044627
0.0042865
0.0041646
0.0036847
0.0026578
0.0026966
0.0027337
0.0026158
0.0029325
0.0038171
0.0028822
0.0034041
0.0046804
0.0036554
0.0040978
0.0036586
0.004374
0.0035134
0.0052632
0.0038712
0.0034549
0.0041304
0.004083
0.0050214
0.0056558
0.0061398
0.0045085
0.0030921
0.0028039
0.0029402
0.0030645
0.0041618
0.0045178
0.0044812
0.0029744
0.0026245
0.0022198
0.0022467
0.0022598
0.0024789
0.0032423
0.0036992
0.0049397
0.0037054
0.0050295
0.0065719
0.0041971
0.003813
0.0033711
0.0033614
0.0045964
0.0036442
0.0031766
0.003575
0.0033434
0.0039939
0.0045992
0.0040766
0.0031084
0.0030899
0.0021809
0.0022821
0.0022659
0.002345
0.0020015
0.0023585
0.0020915
0.0020185
0.0022296
0.0036177
0.0038333
0.0032442
0.0035487
0.003936
0.0046793
0.0057136
0.0062847
0.0075521
0.0038942
0.0030967
0.003187
0.0032042
0.0025491
0.0022862
0.0025075
0.0026485
0.0026684
0.0019273
0.002145
0.0020463
0.0031104
0.0031684
0.0031238
0.0032819
0.0039644
0.0035759
0.0039448
0.0036272
0.0031629
0.0033628
0.0023337
0.0019753
0.0020201
0.0017594
0.0020466
0.0021368
0.0022525
0.0022844
0.0031378
0.003159
0.0041761
0.0033744
0.0027965
0.0030158
0.0035043
0.0036641
0.0027562
0.0025038
0.0017742
0.0019701
0.0019914
0.002238
0.0023151
0.0024106
0.0030134
0.0021095
0.0025782
0.0030834
0.0038368
0.0033884
0.0024509
0.0025192
0.0026186
0.0024922
0.0031246
0.0020766
0.0024893
0.0021632
0.0020925
0.0022978
0.0025234
0.0025757
0.002947
0.0038085
0.003045
0.0037283
0.0028701
0.0018467
0.0016494
0.0017551
0.0026428
0.0018069
0.002049
0.0020921
0.0023004
0.0019133
0.0021878
0.0025428
0.0023917
0.0030249
0.0035199
0.0029839
0.0035041
0.0047087
0.0033471
0.0021342
0.0015826
0.0017227
0.0013056
0.0020233
0.0016159
0.0021343
0.0019172
0.0019361
0.001722
0.0017577
0.0023463
0.0024393
0.0029951
0.0030229
0.0028157
0.002153
0.0020538
0.0020762
0.0016716
0.0016494
0.0017713
0.0021065
0.0017478
0.0019871
0.0025568
0.0028166
0.0027181
0.002199
0.0021563
0.0023193
0.0026685
0.0026416
0.0023388
0.0092799
0.0138801
0.0224036
0.0111633
0.0029303
0.0020201
0.0017901
0.0016994
0.0016825
0.0018587
0.0014265
0.0017064
0.0014581
0.0015128
0.0015198
0.0013128
0.0014319
0.001515
0.0016153
0.00185
0.0022428
0.0019662
0.0019491
0.0017073
0.0014915
0.0018328
0.0023967
0.0023575
0.0026126
0.0020906
0.0019109
0.0015906
0.0015584
0.0015361
0.001568
0.0015266
0.0017901
0.0017738
0.0023286
0.0020053
0.0026273
0.0020407
0.0017508
0.0016064
0.0018621
0.0020038
0.0020359
0.001878
0.0017625
0.001613
0.0016143
0.0019304
0.001844
0.0020289
0.0025684
0.0024889
0.0027511
0.0022918
0.0021631
0.0021049
0.0017971
0.0018458
0.0016203
0.0013019
0.0013811
0.0013767
0.0016819
0.0019488
0.0019629
0.0026584
0.0029564
0.0024658
0.0023051
0.0029075
0.0046825
0.0068822
0.0051033
0.0053484
0.0044623
0.0022627
0.0019559
0.0016303
0.0017338
0.0016722
0.0016832
0.0019627
0.0021474
0.0016664
0.0016947
0.001717
0.001663
0.0016662
0.001708
0.0019944
0.0020823
0.002075
0.0022528
0.0018247
0.0013881
0.0013483
0.0015137
0.001926
0.0017483
0.0021296
0.0019458
0.0020194
0.0014634
0.0013993
0.001313
0.0019351
0.0015182
0.0019562
0.0017389
0.0016506
0.0017477
0.0018339
0.0015804
0.0020681
0.0018095
0.0019371
0.0017572
0.0016161
0.0019042
0.0017095
0.0015277
0.0017603
0.0017175
0.0016771
0.0016077
0.0020719
0.0018977
0.0020405
0.0021471
0.0023232
0.0019334
0.0017463
0.0018945
0.0018871
0.0015888
0.0018535
0.0017871
0.0014537
0.0016337
0.0016396
0.0015461
0.0018691
0.0017558
0.0015172
0.0015955
0.0014743
0.0014635
0.0016208
0.001875
0.0018716
0.0016921
0.0019671
0.0022088
0.0027954
0.0055549
0.0073473
0.0021543
0.0020417
0.0021574
0.0019572
0.0020296
0.0016239
0.0015852
0.0017549
0.0017361
0.0014769
0.001104
0.001172
0.0012873
0.0011806
0.0014624
0.0013617
0.0013882
0.001828
0.0017834
0.0017858
0.0018179
0.0014702
0.001521
0.0014749
0.0014398
0.001436
0.0013866
0.0016883
0.001618
0.0016862
0.0019648
0.00207
0.0019756
0.0018386
0.0016237
0.0015346
0.0014876
0.0012849
0.0013188
0.001163
0.0011287
0.0014754
0.0012906
0.0013352
0.0014637
0.0017343
0.0018017
0.0019104
0.0022996
0.0020471
0.0018459
0.0023669
0.0024754
0.0021499
0.0021144
0.0018667
0.0016226
0.0017435
0.001618
0.0015644
0.0012857
0.0011338
0.0010962
0.0009583
0.0009997
0.0011563
0.0015938
0.001903
0.0017202
0.0015317
0.0014629
0.0015003
0.0025347
0.0024656
0.0029608
0.0027543
0.0024193
0.0028389
0.0028586
0.0019007
0.0011532
0.0010427
0.0009405
0.0010301
0.0010434
0.0010996
0.0012175
0.0010704
0.0013588
0.0015654
0.0015513
0.001457
0.0013929
0.0013831
0.0015213
0.0015959
0.0018337
0.0016345
0.0017313
0.0013917
0.0012205
0.0014472
0.0011818
0.0014704
0.0011687
0.0014621
0.0015514
0.0015859
0.0019184
0.0020761
0.0018582
0.0016081
0.0015555
0.0012308
0.0012105
0.0017533
0.0016871
0.0018986
0.002095
0.0022415
0.0021774
0.0027935
0.0031951
0.0031103
0.0018252
0.0014487
0.0013209
0.0014334
0.0010101
0.0009984
0.0009087
0.0009341
0.0010537
0.0009601
0.0013183
0.0011618
0.001418
0.0012881
0.0015661
0.0017663
0.0016865
0.0016916
0.001837
0.0018698
0.0030643
0.0022445
0.0020743
0.0019396
0.0022006
0.0017272
0.001708
0.0012346
0.0010078
0.0010613
0.0008963
0.000877
0.0009239
0.0012932
0.0011679
0.0010371
0.0013011
0.0014647
0.001688
0.0019362
0.0015516
0.0015184
0.0015229
0.001543
0.0013695
0.0015247
0.0013214
0.0014372
0.0014607
0.001655
0.0021891
0.0023644
0.0013506
0.0015729
0.0016562
0.0016416
0.0011616
0.0010876
0.0009758
0.0010981
0.0011116
0.0012766
0.0011271
0.0011293
0.0011934
0.0013477
0.0010604
0.0011532
0.0012273
0.0015146
0.0015842
0.0015628
0.0018133
0.0019145
0.0018093
0.0019663
0.0023801
0.0039323
0.002079
0.0014599
0.0026657
0.0022991
0.0019179
0.0014345
0.0009976
0.000999
0.0009786
0.0009976
0.0008677
0.0008821
0.0009184
0.0008744
0.0009559
0.0012037
0.0011602
0.0013895
0.0013655
0.0015735
0.0016774
0.0014632
0.0013969
0.0012417
0.0013502
0.001405
0.0014237
0.0016941
0.0013278
0.0012361
0.0011033
0.0008891
0.000914
0.000959
0.0010345
0.0011051
0.00137
0.0012581
0.001185
0.0011726
0.0014957
0.0017516
0.0022271
0.0025942
0.003039
0.0023441
0.0030577
0.0030113
0.0021593
0.0019876
0.0014177
0.0010016
0.0007876
0.0010021
0.0008577
0.0007928
0.0008279
0.0010248
0.000991
0.0010283
0.0011455
0.0013148
0.0013752
0.0014296
0.0014526
0.0013476
0.0014737
0.0011109
0.0012458
0.0010415
0.0009869
0.0009953
0.0008383
0.0009931
0.0009648
0.0011824
0.0010687
0.0012847
0.0014844
0.0016711
0.0014376
0.0014919
0.0020279
0.0024631
0.0016508
0.0016381
0.0014255
0.0015188
0.0015817
0.0011747
0.0012523
0.0012247
0.0011923
0.0010587
0.0008841
0.0010657
0.0008786
0.0010189
0.0011702
0.0014168
0.0012256
0.0015838
0.0015699
0.0018341
0.0021193
0.0024172
0.0020205
0.0017986
0.0015844
0.0011352
0.0009137
0.0008092
0.0007484
0.0007176
0.0008017
0.000915
0.0009498
0.0009561
0.0008453
0.0010382
0.0011106
0.0014322
0.0015032
0.001612
0.002175
0.0043216
0.0033933
0.0013908
0.0014116
0.0012815
0.0015044
0.0015422
0.0014082
0.0013656
0.0009762
0.0009355
0.0010104
0.0009857
0.0010546
0.0010419
0.0010756
0.0009041
0.000993
0.0011675
0.0012234
0.0011349
0.0012522
0.0013853
0.0015688
0.0014056
0.0012828
0.0011818
0.0012491
0.0011537
0.0013644
0.0014216
0.0010788
0.0010287
0.0011119
0.000925
0.0011338
0.0009175
0.0011871
0.0010838
0.0011604
0.0012551
0.0015715
0.0012821
0.0021595
0.0028289
0.0016652
0.0016613
0.0017898
0.0021948
0.002328
]
plot(Epochs, Adam,'.-', Epochs, Adamax, Epochs, SGD, Epochs, Rmsprop, '.-','LineWidth',2), legend('Adam','Adamax', 'SGD','RMsProp')
%plot(Epochs, Adam,'.-', Epochs, Adamax, Epochs, SGD, Epochs, Rmsprop, '.-'), legend('Adam','Adamax', 'SGD','RMsProp')
title('Training curves of our SENext model using different Optimizers')
xlabel('Epochs') 
ylabel('Loss') 
grid on
